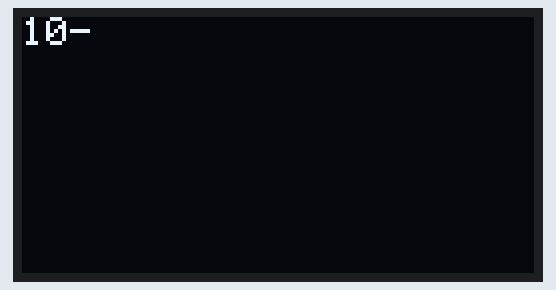
The sketch below on a simulated ESP32. On the bench: 128×64 one-colour display. The display library's start-up logo is not drawn; what the sketch prints to the serial monitor is not drawn.

Above: at 5.23 s.
At 8.9 s:
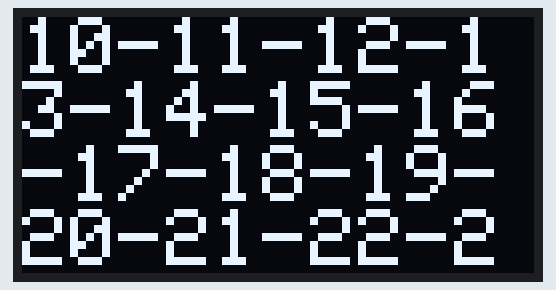
At 12.1 s:
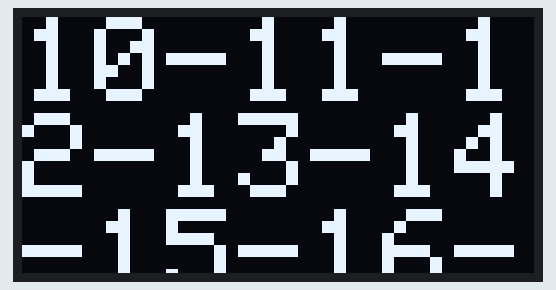
At 22.2 s:
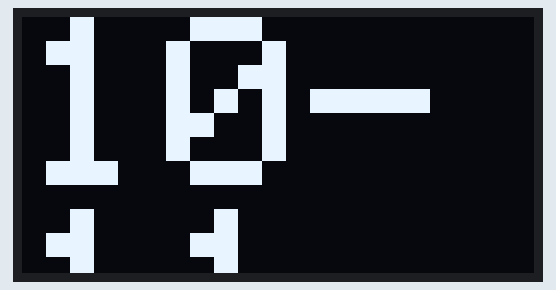
At 29.0 s:
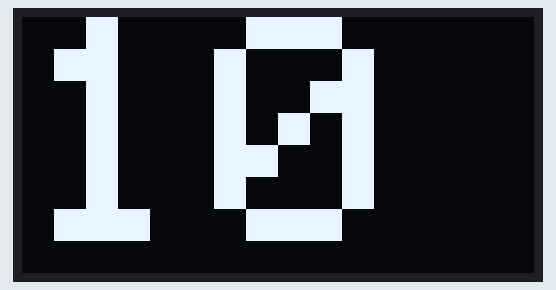
At 37.2 s:
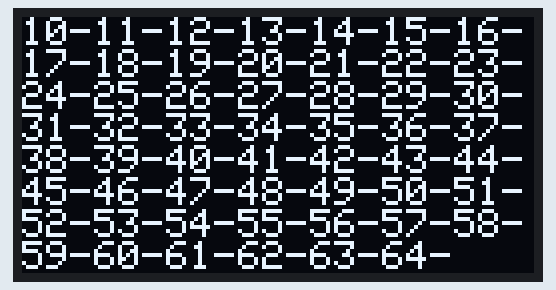

Measured:
- what the display in image 1 shows lasts 3.1 s, from 8.8 s to 11.9 s
- what the display in image 2 shows lasts 3.2 s, from 12.1 s to 15.3 s
- what the display in image 3 shows lasts 3.4 s, from 22.1 s to 25.5 s
- what the display in image 5 shows lasts 2.1 s, from 37.1 s to 39.2 s

The sketch:

ESP32_OLED_Textsize.ino
```cpp
/*****************************************************************************************************************
 *  Juergen Walter
 *  20200111
 *  ESP32_OLED_Textgroesse - modified: ESP32_OLED_Simple
 *
 *  Different TextSizes - Character: TextSize 1,2,4,7
 *  Text-Anzeige auf OLED-Display in verschiedenen Groessen
 *  brauchbar fuer Buchstaben: 1,2,4,7
 *
*******************************************************************************************************************/
#include <Wire.h>                 // I2C
#include <Adafruit_GFX.h>         // OLED
#include <Adafruit_SSD1306.h>     // Graphic

#define OLED_RESET 4 // not used nicht genutzt bei diesem Display
#define SCREEN_WIDTH 128
#define SCREEN_HEIGHT 64

//Adafruit_SSD1306 display(OLED_RESET); Treiber vor Version1.2
Adafruit_SSD1306 display(SCREEN_WIDTH, SCREEN_HEIGHT, &Wire, OLED_RESET);

/*******************************************************************************************************************/
void setup()
{
  Serial.begin(115200);                                         // Initilize hardware serial:

// initialize with the I2C addr 0x3C
// mit I2C-Adresse 0x3c initialisieren
  display.begin(SSD1306_SWITCHCAPVCC, 0x3C);
  display.display();
  delay(5000);
  display.clearDisplay();
  display.setTextSize(1);
  display.setTextColor(INVERSE);

}
    unsigned int TextS=0;         // Textgroesse

/******************************************************************************************************************
* Textsize varied from 1 to "RESET"
* Textgroesse variiert von 1 bis "RESET"
 ******************************************************************************************************************/
void loop()
{
    unsigned int i=0;              // Index
    for(TextS=1;TextS<10;TextS++)
    {
    Serial.println();
    Serial.print("Start TextSize:  ");
    Serial.println(TextS);

    display.clearDisplay();
    display.setCursor(0,0);
    display.setTextSize(TextS);

/*******************************************************************************************************************
 * Manual: Button - wait  -  Warten auf Taste "Boot"
 *******************************************************************************************************************/
/*    while (digitalRead(0) == HIGH)
     {
        yield();    //warten
     }
*/
// send numbers to Display - Zahlen an Anzeige senden

    for ( i=10;i<65;i++)
    {
    display.print(i);
    display.print("-");
    display.display();
    }

//2s warten bis zur naechsten Anzeige
//2s wait until next textsize
    delay(2000);
    }
}
```
